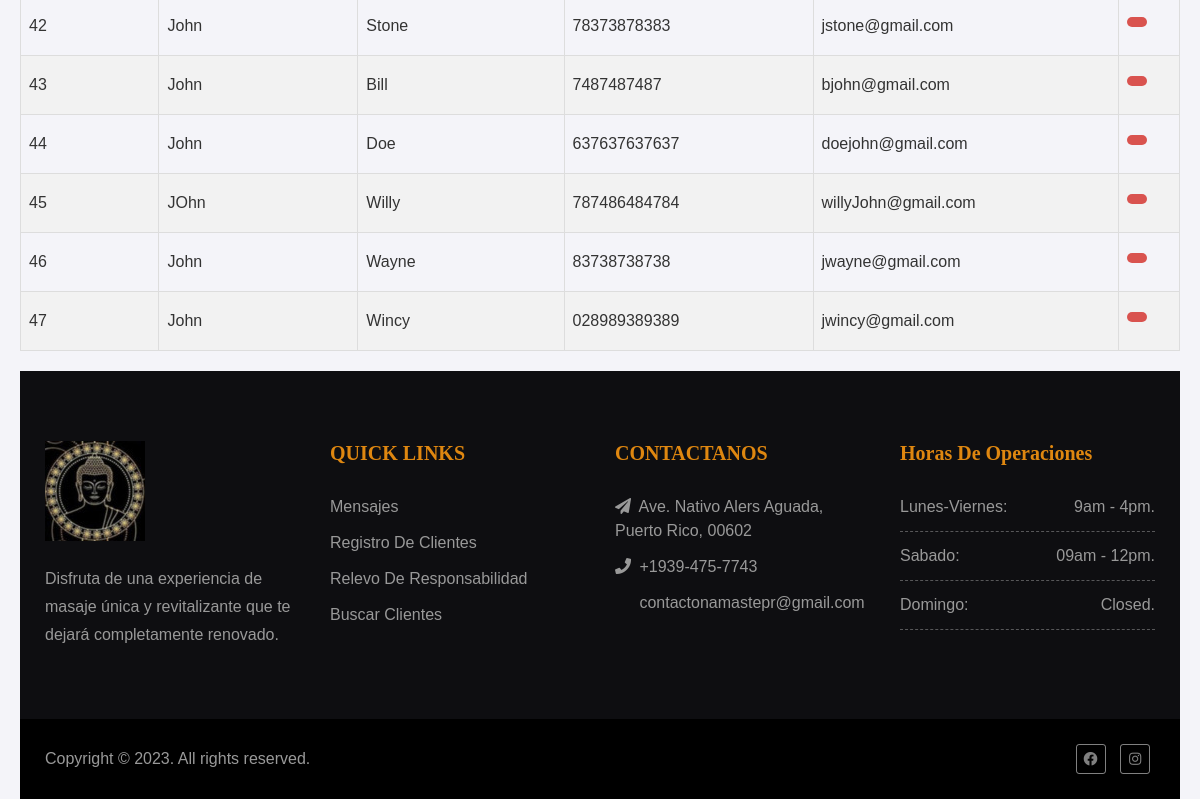
Before: /buscar-cliente/ (signed in, lower part) with the older database file.
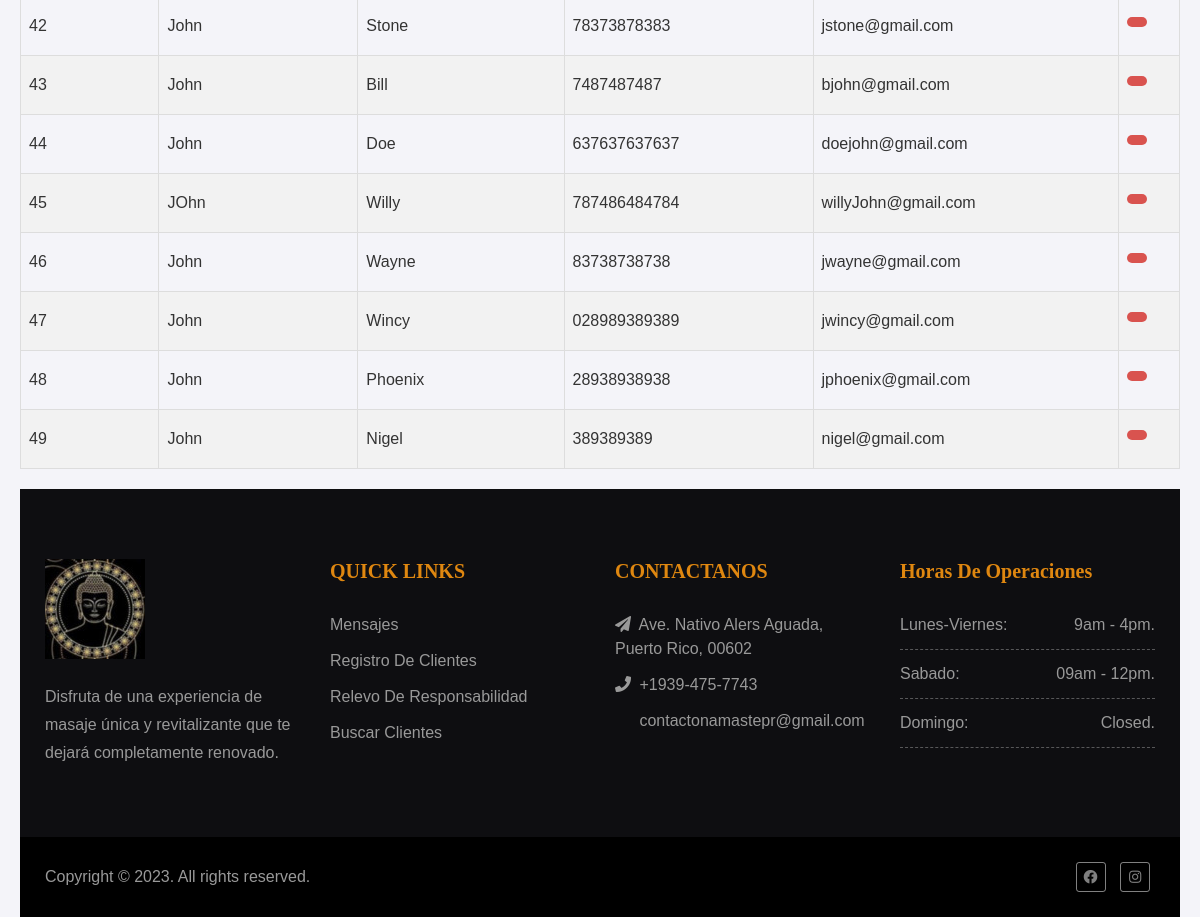
After: the same page with the newer database file.
### namaste_app/models.py (models this page shows, shortened)
class Customer(models.Model):
    first_name = models.CharField(max_length=50, null=False, blank=False, default='')
    last_name = models.CharField(max_length=50, null=False, blank=False, default='')
    email = models.EmailField()
    phone_number = models.CharField(max_length=50, blank=False)
    address = models.CharField(max_length=100, blank=True, default='')
    has_condition = models.BooleanField(default=False, verbose_name="Has Condition")
    condition_names = models.CharField(max_length=100, null=True, blank=True, verbose_name="Condition Names")
    accept_photo = models.BooleanField(default=False, verbose_name="Accepts Pictures")
    accept_publishing = models.BooleanField(default=False, verbose_name="Accepts Publishing")
    sign_date = models.DateTimeField(null=True, blank=True)
    signature = models.ImageField(upload_to='signatures/', null=True, blank=True, default='')  # Stores the path to the signature image

### namaste_app/views.py (the view)
# urls.py: path("buscar-cliente/", views.buscar_cliente, name="buscar_cliente"),
@login_required
def buscar_cliente(request):
    context = {}
    try:
        customer = Customer.objects.order_by('id')
        context['customer'] = customer
    except Exception as e:
        return f"Error fetching records: {str(e)}"
    return render(request, "buscar_cliente.html", context)

### namaste_app/templates/buscar_cliente.html (shortened to what this page needs)
{% extends "admin_base.html" %}{% block title %}Buscar Cliente{% endblock %}
{% load widget_tweaks %}
{% block content %}
<div>
    <table id="data-table">
    <tbody>
        {% for customer_user in customer %}
        <tr>
            <td>{{ customer_user.id }}</td>
            <td>{{ customer_user.first_name }}</td>
            <td>{{ customer_user.last_name }}</td>
            <td>{{ customer_user.phone_number }}</td>
            <td>{{ customer_user.email }}</td>
            <td>
                <form method="post" action="{% url 'borrar_cliente' customer_user.id %}">
                    <button type="submit" class="delete-btn" name="delete-button">
                    </button>
                </form>
            </td>
        </tr>
        {% endfor %}
    </tbody>
</table>
</div>
{% endblock %}

Changed rows visible on the page:
added Customer: id "48", first_name "John", last_name "Phoenix", phone_number "28938938938", email "jphoenix@gmail.com"
added Customer: id "49", first_name "John", last_name "Nigel", phone_number "389389389", email "nigel@gmail.com"
